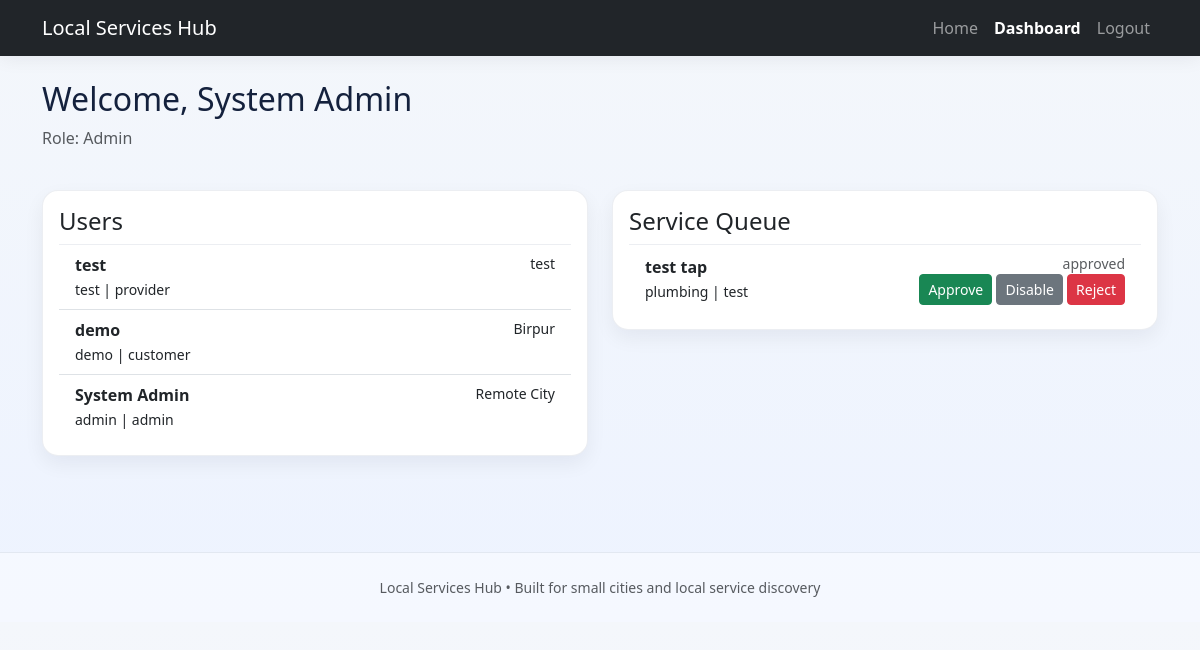
The app's page /dashboard (signed in) with its own data.
### tables this page shows
CREATE TABLE users (
            id INTEGER PRIMARY KEY AUTOINCREMENT,
            username TEXT NOT NULL UNIQUE,
            password_hash TEXT NOT NULL,
            role TEXT NOT NULL CHECK(role IN ('admin', 'customer', 'provider')),
            full_name TEXT NOT NULL,
            phone TEXT,
            city TEXT,
            created_at TIMESTAMP DEFAULT CURRENT_TIMESTAMP
        );

CREATE TABLE services (
            id INTEGER PRIMARY KEY AUTOINCREMENT,
            provider_id INTEGER NOT NULL,
            title TEXT NOT NULL,
            category TEXT NOT NULL,
            description TEXT NOT NULL,
            city TEXT NOT NULL,
            price TEXT,
            status TEXT NOT NULL DEFAULT 'pending' CHECK(status IN ('pending', 'approved', 'rejected', 'disabled')),
            created_at TIMESTAMP DEFAULT CURRENT_TIMESTAMP,
            FOREIGN KEY(provider_id) REFERENCES users(id)
        );

### app.py (the view, shortened to what this page needs)
@app.route("/dashboard")
@login_required
def dashboard():
    user = current_user()
    conn = get_db()
    if user["role"] == "admin":
        users = conn.execute(
            "SELECT id, username, role, full_name, phone, city FROM users ORDER BY created_at DESC"
        ).fetchall()
        services = conn.execute(
            """
            SELECT s.*, u.full_name AS provider_name, u.phone AS provider_phone, u.city AS provider_city
            FROM services s
            JOIN users u ON u.id = s.provider_id
            ORDER BY s.created_at DESC
            """
        ).fetchall()
        return render_template(
            "dashboard.html",
            user=user,
            users=[dict(row) for row in users],
            services=[dict(row) for row in services],
            view_mode="admin",
        )

### app.py (called while the page is built)
def get_db():
    conn = sqlite3.connect(DB_PATH)
    conn.row_factory = sqlite3.Row
    return conn

def current_user():
    user_id = session.get("user_id")
    if not user_id:
        return None
    conn = get_db()
    user = conn.execute(
        "SELECT * FROM users WHERE id = ?",
        (user_id,),
    ).fetchone()
    conn.close()
    return dict(user) if user else None

def login_required(view):
    @wraps(view)
    def wrapped(*args, **kwargs):
        if not current_user():
            flash("Please log in to continue.", "warning")
            return redirect(url_for("login"))
        return view(*args, **kwargs)
    return wrapped

### templates/dashboard.html (shortened to what this page needs)
{% extends 'base.html' %}
{% block content %}
    <div class="row mb-4">
        <div class="col-md-8">
            <h2>Welcome, {{ user.full_name }}</h2>
            <p class="text-muted">Role: {{ user.role|capitalize }}</p>
        </div>
        <div class="col-md-4 text-md-end">
        </div>
    </div>
    {% if user.role == 'admin' %}
        <div class="row g-4 mb-4">
            <div class="col-md-6">
                <div class="card p-3">
                    <h4>Users</h4>
                    <ul class="list-group list-group-flush">
                        {% for item in users %}
                            <li class="list-group-item">
                                <div class="d-flex justify-content-between">
                                    <div>
                                        <strong>{{ item.full_name }}</strong><br>
                                        <small>{{ item.username }} | {{ item.role }}</small>
                                    </div>
                                    <small>{{ item.city }}</small>
                                </div>
                            </li>
                        {% endfor %}
                    </ul>
                </div>
            </div>
            <div class="col-md-6">
                <div class="card p-3">
                    <h4>Service Queue</h4>
                    <ul class="list-group list-group-flush">
                        {% for item in services %}
                            <li class="list-group-item">
                                <div class="d-flex justify-content-between align-items-center">
                                    <div>
                                        <strong>{{ item.title }}</strong><br>
                                        <small>{{ item.category }} | {{ item.provider_name }}</small>
                                    </div>
                                    <div class="text-end">
                                        <small class="d-block text-muted">{{ item.status }}</small>
                                        <form method="post" action="{{ url_for('update_service_status', service_id=item.id, status='approved') }}" class="d-inline">
                                            <button class="btn btn-sm btn-success">Approve</button>
                                        </form>
                                        <form method="post" action="{{ url_for('update_service_status', service_id=item.id, status='disabled') }}" class="d-inline">
                                            <button class="btn btn-sm btn-secondary">Disable</button>
                                        </form>
                                        <form method="post" action="{{ url_for('update_service_status', service_id=item.id, status='rejected') }}" class="d-inline">
                                            <button class="btn btn-sm btn-danger">Reject</button>
                                        </form>
                                    </div>
                                </div>
                            </li>
                        {% endfor %}
                    </ul>
                </div>
            </div>
        </div>
    {% endif %}
{% endblock %}

### templates/base.html (shortened to what this page needs)
<!doctype html>
<html lang="en">
    <head>
        <link rel="stylesheet" href="https://cdn.jsdelivr.net/npm/bootstrap@5.3.3/dist/css/bootstrap.min.css">
    </head>
    <body>
        <nav class="navbar navbar-expand-lg navbar-dark bg-dark">
            <div class="container">
                <a class="navbar-brand" href="{{ url_for('index') }}">Local Services Hub</a>
                <div class="collapse navbar-collapse" id="navbarNav">
                    <ul class="navbar-nav ms-auto">
                        <li class="nav-item"><a class="nav-link {{ 'active' if request.path == '/' else '' }}" href="{{ url_for('index') }}">Home</a></li>
                        {% if user %}
                            <li class="nav-item"><a class="nav-link {{ 'active' if request.path == '/dashboard' else '' }}" href="{{ url_for('dashboard') }}">Dashboard</a></li>
                            <li class="nav-item"><a class="nav-link" href="{{ url_for('logout') }}">Logout</a></li>
                        {% else %}
                            <li class="nav-item"><a class="nav-link {{ 'active' if request.path == '/login' else '' }}" href="{{ url_for('login') }}">Login</a></li>
                            <li class="nav-item"><a class="nav-link {{ 'active' if request.path == '/register' else '' }}" href="{{ url_for('register') }}">Register</a></li>
                        {% endif %}
                    </ul>
                </div>
            </div>
        </nav>
        <div class="container py-4">
            {% block content %}{% endblock %}
        </div>
        <footer class="mt-5 py-4">
            <div class="container text-center text-muted small">
                Local Services Hub • Built for small cities and local service discovery
            </div>
        </footer>
    </body>
</html>

### templates/base.html (style rules this page uses)
body { background: linear-gradient(180deg, #f4f7fb 0%, #edf3ff 100%); color: #14213d; }
.navbar { box-shadow: 0 1px 20px rgba(17,24,39,0.08); }
.nav-link.active { font-weight: 600; }
.card { border-radius: 16px; box-shadow: 0 8px 20px rgba(15,23,42,0.06); border: 1px solid rgba(148,163,184,0.18); }
footer { border-top: 1px solid rgba(148,163,184,0.2); background: rgba(255,255,255,0.4); }

### records on screen
users: full_name "System Admin", role "Admin", username "admin", role "admin", city "Remote City"
users: full_name "test", username "test", role "provider", city "test"
users: full_name "demo", username "demo", role "customer", city "Birpur"
services: title "test tap", category "plumbing", provider_name "test", status "approved"
